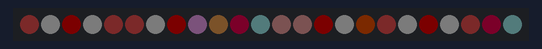
Bench run of a sketch on a simulated Arduino Uno, built with avr-gcc and run on an emulated ATmega328P. Parts: 24 RGB LEDs in strip order, left to right. Dim RGB values are drawn brighter than linear; random numbers use the default seed unless the sketch sets one.

Above: at 0.5 s.
At 5.41 s:
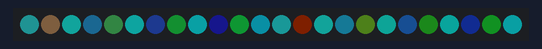
At 10.33 s:
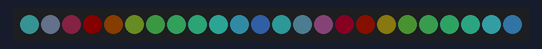
At 20.16 s:
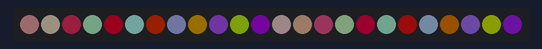
At 30.0 s:
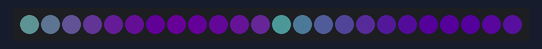
At 39.83 s:
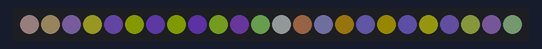

The sketch:

OnAir.ino
```cpp
#include <Adafruit_NeoPixel.h>

// Which pin on the ESP8266 is connected to the NeoPixels?
#define PIN            4
// How many NeoPixels are attached to the ESP8266?
#define NUMPIXELS      24
#define HALFPIXELS     12
#define INTENSITY      0.15

Adafruit_NeoPixel pixels = Adafruit_NeoPixel(NUMPIXELS, PIN, NEO_GRB + NEO_KHZ800);
int offset;
float intensity = 0.0;

void setup() {
  pixels.begin(); // This initializes the NeoPixel library.
  Serial.begin(115200);
  offset = random(0, 9999);
}

void loop() {
  unsigned long time = millis();
  double value = double(time + offset) / 3000;

  if (intensity < double(INTENSITY)) {
    intensity = double(INTENSITY / 3000) * time;
  }

  for (int i = 0; i < NUMPIXELS; i++) {
    uint8_t red = uint8_t(intensity * (128 + 128 * sin(value + (i % HALFPIXELS) * 0.02)));
    uint8_t green = uint8_t(intensity * (128 + 128 * sin(value * (i % HALFPIXELS) * 1.01 + i * 0.02)));
    uint8_t blue = uint8_t(intensity * (128 + 128 * sin(value * 1.03 * (i % HALFPIXELS) + i * 0.02)));

    pixels.setPixelColor(i, pixels.Color(red, green, blue));
    pixels.show(); // This sends the updated pixel color to the hardware.
  }
}
```
